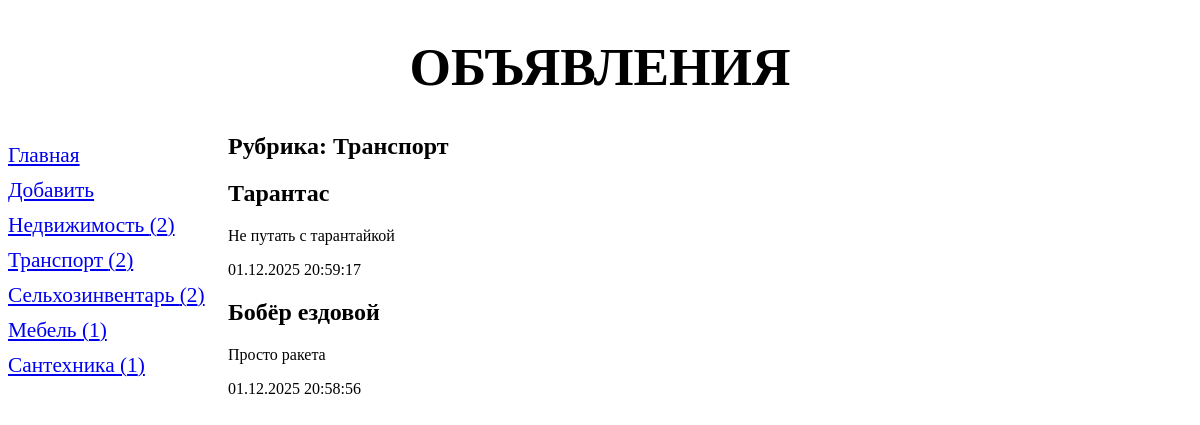
Page /2/ on the committed database.
### bboard/models.py (models this page shows, shortened)
class Rubric(models.Model):
    name = models.CharField(
        max_length=20,
        db_index=True,
        verbose_name='Название',
    )
    class Meta:
        verbose_name = 'Рубрика'
        verbose_name_plural = 'Рубрики'
        ordering = ('name',)

class Bb(models.Model):
    KINDS = (
        ('Купля-продажа', (
            ('b', 'Куплю'),
            ('s', 'Продам'),
        )),
        ('Обмен', (
            ('c', 'Обменяю'),
        )),
    )
    kind = models.CharField(
        max_length=1,
        choices=KINDS,
        default='s',
        verbose_name='Тип объявления',
    )
    title = models.CharField(
        max_length=50,
        verbose_name='Товар',
        validators=[
            validators.RegexValidator(regex='^.{4,}$'),
        ],
        error_messages={'invalid': 'Введите не менее 4 символов'}
    )
    content = models.TextField(
        null=True,
        blank=True,
        verbose_name='Описание',
    )
    price = models.DecimalField(
        max_digits=13,
        decimal_places=2,
        null=True,
        blank=True,
        verbose_name='Цена',
        validators=[validate_even],
    )
    published = models.DateTimeField(
        auto_now_add=True,
        db_index=True,
        verbose_name='Опубликовано',
    )
    rubric = models.ForeignKey(
        'Rubric',
        null=True,
        on_delete=models.PROTECT,
        verbose_name='Рубрика',
    )
    def title_and_price(self):
        if self.price:
            return f'{self.title} ({self.price})'
        else:
            return self.title
    title_and_price.short_description = 'Название и цена'
    class Meta:
        verbose_name = 'Объявление'
        verbose_name_plural = 'Объявления'
        ordering = ['-published']

### bboard/views.py (the view)
# urls.py: path('<int:rubric_id>/', by_rubric, name='by_rubric'),
def by_rubric(request, rubric_id):
    bbs = Bb.objects.filter(rubric=rubric_id)
    rubrics = Rubric.objects.annotate(cnt=Count('bb')).filter(cnt__gt=0)
    current_rubric = Rubric.objects.get(pk=rubric_id)
    context = {'bbs': bbs, 'rubrics': rubrics, 'current_rubric':current_rubric}
    return render(request, 'by_rubric.html', context)

### templates/by_rubric.html (shortened to what this page needs)
{% extends "layout/basic.html" %}
{% block content %}
    <h2>Рубрика: {{ current_rubric.name }}</h2>
    {% for bb in bbs %}
    <div>
        <h2>{{ bb.title }}</h2>
        <p>{{ bb.content }}</p>
        <p>{{ bb.published|date:"d.m.Y H:i:s" }}</p>
    </div>
    {% endfor %}
{% endblock %}

### templates/layout/basic.html (shortened to what this page needs)
{% load static %}
<!DOCTYPE html>
<html lang="ru">
<head>
    <link rel="stylesheet" href="{% static 'style.css' %}">
</head>
<body>
    <header>
        <h1>Объявления</h1>
    </header>
    <nav>
        <a href="{% url 'index' %}">Главная</a>
        <a href="{% url 'add' %}">Добавить</a>
        {% for rubric in rubrics %}
            <a href="{% url 'by_rubric' rubric.pk %}">{{ rubric.name }} ({{ rubric.cnt }})</a>
        {% endfor %}
    </nav>
    <section>
        {% block content %}
        {% endblock %}
    </section>
</body>
</html>

### static/style.css (style rules this page uses)
header h1 { font-size: 40pt; text-transform: uppercase; text-align: center; background: url("bg.jpg") left / auto 100% no-repeat; }
nav { font-size: 16pt; width: 200px; float: left; }
nav a { display: block; margin: 10px 0; }
section { margin-left: 220px; }

### rows in the picture
Rubric: name "Недвижимость", cnt "2"
Rubric: name "Транспорт", cnt "2"
Rubric: name "Сельхозинвентарь", cnt "2"
Rubric: name "Мебель", cnt "1"
Rubric: name "Сантехника", cnt "1"
Bb: title "Тарантас", content "Не путать с тарантайкой", published "01.12.2025 20:59:17"
Bb: title "Бобёр ездовой", content "Просто ракета", published "01.12.2025 20:58:56"
